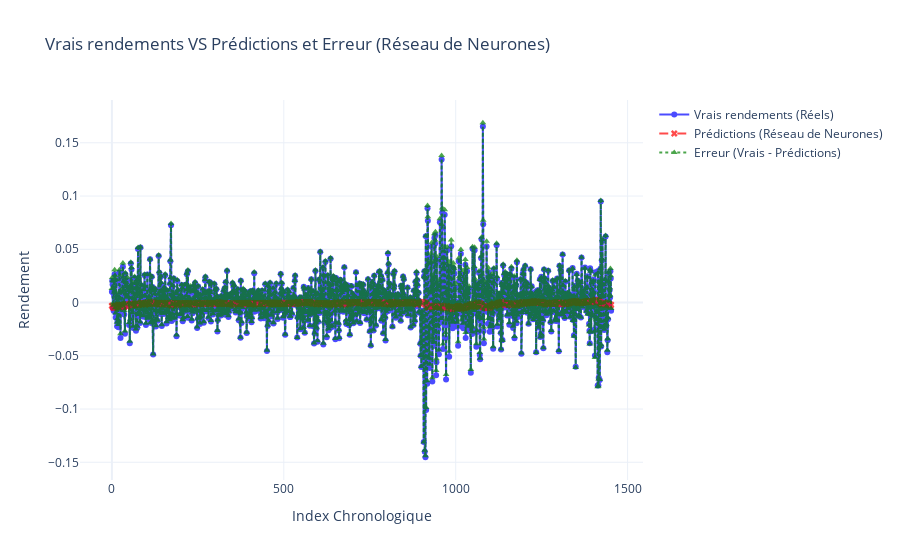

Source (notebook cell):
### Code cell
# Prédictions sur le jeu de test
y_pred = model.predict(X_test).flatten()

# Calcul de l'erreur
errors = np.array(y_test) - np.array(y_pred)

# Création de la figure interactive avec Plotly
fig = go.Figure()

# Ajout des vrais rendements
fig.add_trace(go.Scatter(
    x=list(range(len(y_test))),
    y=y_test,
    mode='lines+markers',
    name='Vrais rendements (Réels)',
    line=dict(color='blue', dash='solid'),
    marker=dict(symbol='circle'),
    opacity=0.7
))

# Ajout des prédictions
fig.add_trace(go.Scatter(
    x=list(range(len(y_pred))),
    y=y_pred,
    mode='lines+markers',
    name='Prédictions (Réseau de Neurones)',
    line=dict(color='red', dash='dash'),
    marker=dict(symbol='x'),
    opacity=0.7
))

# Ajout des erreurs
fig.add_trace(go.Scatter(
    x=list(range(len(errors))),
    y=errors,
    mode='lines+markers',
    name='Erreur (Vrais - Prédictions)',
    line=dict(color='green', dash='dot'),
    marker=dict(symbol='triangle-up'),
    opacity=0.7
))

# Mise en forme de la figure interactive
fig.update_layout(
    title="Vrais rendements VS Prédictions et Erreur (Réseau de Neurones)",
    xaxis_title="Index Chronologique",
    yaxis_title="Rendement",
    legend=dict(font=dict(size=12)),
    template="plotly_white"
)

# Affichage de la figure interactive
fig.show()

### Figure 1 — Plotly figure (JSON) as saved in the notebook; plotly's stock layout.template omitted (floating-point values rounded to 4 significant figures; data arrays with more than 128 entries replaced by an {"elided": "..."} marker saying what was removed)
{"data": [{"line": {"color": "blue", "dash": "solid"}, "marker": {"symbol": "circle"}, "mode": "lines+markers", "name": "Vrais rendements (Réels)", "opacity": 0.7, "type": "scatter", "x": {"elided": "1453 int values"}, "y": {"elided": "1453 float values"}}, {"line": {"color": "red", "dash": "dash"}, "marker": {"symbol": "x"}, "mode": "lines+markers", "name": "Prédictions (Réseau de Neurones)", "opacity": 0.7, "type": "scatter", "x": {"elided": "1453 int values"}, "y": {"elided": "1453 float values"}}, {"line": {"color": "green", "dash": "dot"}, "marker": {"symbol": "triangle-up"}, "mode": "lines+markers", "name": "Erreur (Vrais - Prédictions)", "opacity": 0.7, "type": "scatter", "x": {"elided": "1453 int values"}, "y": {"elided": "1453 float values"}}], "layout": {"legend": {"font": {"size": 12}}, "title": {"text": "Vrais rendements VS Prédictions et Erreur (Réseau de Neurones)"}, "xaxis": {"title": {"text": "Index Chronologique"}}, "yaxis": {"title": {"text": "Rendement"}}}}
